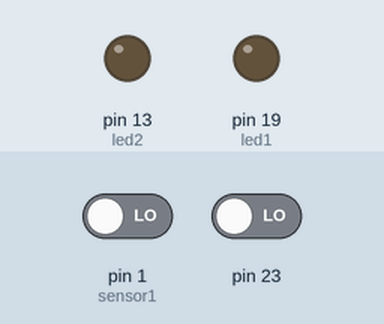
This sketch was run on a simulated Arduino Uno, built with avr-gcc and run on an emulated ATmega328P. Parts: output pins drawn as LEDs (lit = HIGH). Dashed ring = blinking. Inputs (shaded band) come from the test bench; at power-on: pin 1 (sensor1) LOW, pin 23 LOW.

Above: at 5.05 s.
5.1 s: pin 1 (sensor1) driven HIGH
At 17.6 s:
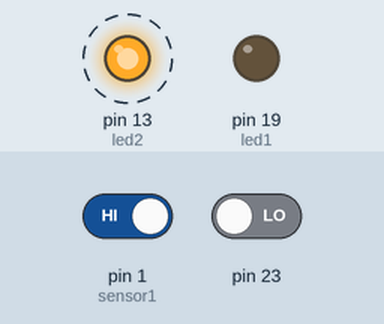
At 22.6 s:
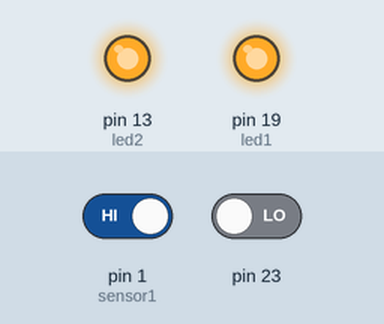
Timing chart, 0 to 33.5 s (numbered marks = the images above; inputs shaded):
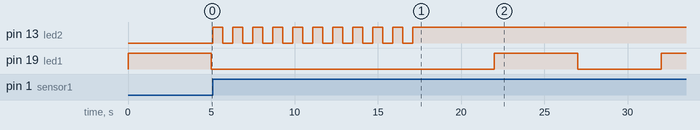

The sketch:

Aula_10_04_25_Ex1.ino
```cpp
#define sensor1 PD1
#define sensor2 PB7
#define led1 PC5
#define led2 PB5
unsigned char j=0;

ISR(PCINT0_vect)
{
  PORTC &= ~(1<<led1);
  for(j=0;j<10;j++)
  {
  PORTB |= (1<<led2);
  _delay_ms(300);
  PORTB &= ~(1<<led2);
  _delay_ms(300);
  PORTB |= (1<<led2);

  }
}
ISR(PCINT2_vect)
{
  PORTC &= ~(1<<led1);

  for(j=0;j<10;j++)
  {
  PORTB |= (1<<led2);
  _delay_ms(600);
  PORTB &= ~(1<<led2);
  _delay_ms(600);
  PORTB |= (1<<led2);

  }

}
int main(){
  DDRD &= ~(1 << sensor1); // PD1 como entrada (sensor1)
  DDRB &= ~(1 << sensor2); // PB7 como entrada (sensor2)
  DDRB|=(1<<led2);
  DDRC|= (1<<led1);
  PORTC &= ~(1 << led1);
  PORTB &= ~(1 << led2);
  PCICR |= (1<<PCIE2)|(1<<PCIE0);
  PCMSK0 |= (1<<PCINT7);
  PCMSK2 |= (1<<PCINT17);
  sei();


  while(1){
    j=0;
    PORTC ^= (1<<led1);
    _delay_ms(5000);

  }
}
```

Measured:
- after the input at 5.1 s, pin 13 (led2): alternates HIGH for 0.60 s and LOW for 0.60 s, 21 changes in all, then stays HIGH, starting at once
